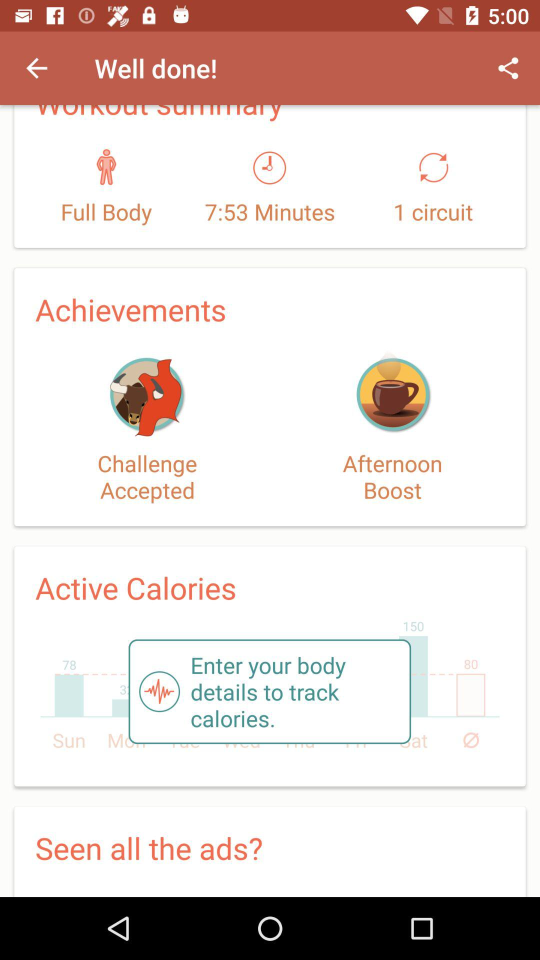
#> input picture code/WORKPLACE/rico/data/4.jpg, 1080 x 1920 px (shown at 1/2 size)
$ python block-division.py
#> lines starting #> are read from the running program, lines starting #| are printed output that depends on the picture; after the words box and inside, x2 and y2 are one past the last pixel; in counts of white or black regions, pixels touching at a corner belong together
### code/WORKPLACE/rico/ip_preprocessing.py
import cv2
import numpy as np

from CONFIG_UIED import Config
C = Config()


# [20 lines left out: function read_img, not called in this run]


def gray_to_gradient(img):
    if len(img.shape) == 3:
        img = cv2.cvtColor(img, cv2.COLOR_BGR2GRAY)
    row, column = img.shape[0], img.shape[1]
    img_f = np.copy(img)
    img_f = img_f.astype("float")

    gradient = np.zeros((row, column))
    for x in range(row - 1):
        for y in range(column - 1):
            gx = abs(img_f[x + 1, y] - img_f[x, y])
            gy = abs(img_f[x, y + 1] - img_f[x, y])
            gradient[x, y] = gx + gy
    gradient = gradient.astype("uint8")
    return gradient


def grad_to_binary(grad, min):
    rec, bin = cv2.threshold(grad, min, 255, cv2.THRESH_BINARY)
    return bin


# [6 lines left out: function reverse_binary, not called in this run]


def preprocess(gray, grad_min=C.THRESHOLD_MIN_GRADIENT):
    grad = gray_to_gradient(gray)        # get RoI with high gradient
    binary = grad_to_binary(grad, grad_min)   # enhance the RoI
    close = cv2.morphologyEx(binary, cv2.MORPH_CLOSE, (5, 5))   # remove noises
    dilate = cv2.morphologyEx(close, cv2.MORPH_DILATE, (3, 3))
    return dilate

### code/WORKPLACE/rico/ip_detection_utils.py
import numpy as np
import cv2
from collections import Counter

import ip_draw as draw


# detect object(connected region)
# [19 lines left out: function boundary_bfs_connected_area, not called in this run]


# get the bounding boundary of an object(region)
# @boundary: [top, bottom, left, right]
# -> up, bottom: (column_index, min/max row border)
# -> left, right: (row_index, min/max column border) detect range of each row
def boundary_get_boundary(area):
    border_up, border_bottom, border_left, border_right = {}, {}, {}, {}
    for point in area:
        # point: (row_index, column_index)
        # up, bottom: (column_index, min/max row border) detect range of each column
        if point[1] not in border_up or border_up[point[1]] > point[0]:
            border_up[point[1]] = point[0]
        if point[1] not in border_bottom or border_bottom[point[1]] < point[0]:
            border_bottom[point[1]] = point[0]
        # left, right: (row_index, min/max column border) detect range of each row
        if point[0] not in border_left or border_left[point[0]] > point[1]:
            border_left[point[0]] = point[1]
        if point[0] not in border_right or border_right[point[0]] < point[1]:
            border_right[point[0]] = point[1]

    boundary = [border_up, border_bottom, border_left, border_right]
    # descending sort
    for i in range(len(boundary)):
        boundary[i] = [[k, boundary[i][k]] for k in boundary[i].keys()]
        boundary[i] = sorted(boundary[i], key=lambda x: x[0])
    return boundary


# check if an object is so slim
# @boundary: [border_up, border_bottom, border_left, border_right]
# -> up, bottom: (column_index, min/max row border)
# -> left, right: (row_index, min/max column border) detect range of each row
# [32 lines left out: function clipping_by_line, not called in this run]


def boundary_is_line(boundary, min_line_thickness):
    """
    If this object is line by checking its boundary
    :param boundary: boundary: [border_top, border_bottom, border_left, border_right]
                                -> top, bottom: list of (column_index, min/max row border)
                                -> left, right: list of (row_index, min/max column border) detect range of each row
    :param min_line_thickness:
    :return: Boolean
    """
    # horizontally
    slim = 0
    for i in range(len(boundary[0])):
        if abs(boundary[1][i][1] - boundary[0][i][1]) <= min_line_thickness:
            slim += 1
    if slim / len(boundary[0]) > 0.8:
        return True
    # vertically
    slim = 0
    for i in range(len(boundary[2])):
        if abs(boundary[2][i][1] - boundary[3][i][1]) <= min_line_thickness:
            slim += 1
    if slim / len(boundary[2]) > 0.8:
        return True

    return False


# i. detect if an object is rectangle by evenness of each border
# ii. add dent detection
# @boundary: [border_up, border_bottom, border_left, border_right]
# -> up, bottom: (column_index, min/max row border)
# -> left, right: (row_index, min/max column border) detect range of each row
def boundary_is_rectangle(boundary, min_rec_evenness, max_dent_ratio):
    dent_direction = [-1, 1, -1, 1]

    flat = 0
    parameter = 0
    for n, border in enumerate(boundary):
        parameter += len(border)
        # dent detection
        pit = 0  # length of pit
        depth = 0  # the degree of surface changing
        if n <= 1:
            adj_side = max(len(boundary[2]), len(boundary[3]))  # get maximum length of adjacent side
        else:
            adj_side = max(len(boundary[0]), len(boundary[1]))

        # -> up, bottom: (column_index, min/max row border)
        # -> left, right: (row_index, min/max column border) detect range of each row
        abnm = 0
        for i in range(len(border) - 1):
            # calculate gradient
            difference = border[i][1] - border[i + 1][1]
            # the degree of surface changing
            depth += difference
            # ignore noise at the start of each direction
            # if i / len(border) < 0.1 and abs(difference) / adj_side > 0.5:
            #     depth = 0  # reset

            # print(depth, abs(depth) / adj_side)
            # if the change of the surface is too large, count it as part of abnormal change
            if abs(depth) / adj_side > 0.5:
                abnm += 1    # count the size of the abnm
                # if the abnm is too big, the shape should not be a rectangle
                if abnm / len(border) > 0.1:
                    return False
                continue
            else:
                # reset the abnm if the depth back to normal
                abnm = 0

            # if sunken and the surface changing is large, then counted as pit
            if dent_direction[n] * depth > 0 and abs(depth) / adj_side > 0.15:
                pit += 1
                continue

            # if the surface is not changing to a pit and the gradient is zero, then count it as flat
            if abs(difference) == 0:
                flat += 1

        # if the pit is too big, the shape should not be a rectangle
        if pit / len(border) > max_dent_ratio:
            return False
    # ignore text and irregular shape
    if (flat / parameter) < min_rec_evenness:
        return False
    return True


# @corners: [(top_left, bottom_right)]
# -> top_left: (column_min, row_min)
# -> bottom_right: (column_max, row_max)
# [230 lines left out: functions corner_relation, corner_relation_nms, corner_cvt_relative_position, line_check_perpendicular, line_shrink_corners, line_cvt_relative_position, not called in this run]

### code/WORKPLACE/rico/ip_detection.py
import cv2
import numpy as np

import ip_draw as draw
import ip_preprocessing as pre
import ip_detection_utils as util
# import ocr_classify_text as ocr
from CONFIG_UIED import Config

C = Config()


def get_corner(boundaries):
    """
    Get the top left and bottom right points of boundary
    :param boundaries: boundary: [top, bottom, left, right]
                        -> up, bottom: (column_index, min/max row border)
                        -> left, right: (row_index, min/max column border) detect range of each row
    :return: corners: [(top_left, bottom_right)]
                        -> top_left: (column_min, row_min)
                        -> bottom_right: (column_max, row_max)
    """
    corners = []
    for boundary in boundaries:
        top_left = (min(boundary[0][0][0], boundary[1][-1][0]), min(boundary[2][0][0], boundary[3][-1][0]))
        bottom_right = (max(boundary[0][0][0], boundary[1][-1][0]), max(boundary[2][0][0], boundary[3][-1][0]))
        corner = (top_left, bottom_right)
        corners.append(corner)
    return corners


# [502 lines left out: functions select_corner, merge_corner, strip_img, compo_in_img, block_or_compo, compo_irregular and 5 more, not called in this run]

### code/WORKPLACE/rico/CONFIG_UIED.py
class Config:

    def __init__(self):
        # Adjustable
        self.THRESHOLD_MIN_GRADIENT = 4             # dribbble:4 rico:4 web:1
        self.THRESHOLD_BLOCK_MIN_EDGE_LENGTH = 210   # dribbble:68 rico:210 web:70
        self.THRESHOLD_UICOMPO_MAX_W_H_RATIO = 10   # dribbble:10 rico:10 web:22
        self.THRESHOLD_MIN_IOU = 0.1              # dribbble:0.003 rico:0.1 web:0.1

        # *** Frozen ***
        self.THRESHOLD_OBJ_MIN_AREA = 175
        self.THRESHOLD_OBJ_MIN_PERIMETER = 120
        self.THRESHOLD_REC_MIN_EVENNESS = 0.66
        self.THRESHOLD_REC_MIN_EVENNESS_STRONG = 0.7
        self.THRESHOLD_REC_MAX_DENT_RATIO = 0.1
        self.THRESHOLD_BLOCK_MAX_BORDER_THICKNESS = 8
        self.THRESHOLD_BLOCK_MAX_CROSS_POINT = 0.1
        self.THRESHOLD_UICOMPO_MIN_W_H_RATIO = 0.4
        self.THRESHOLD_TEXT_MAX_WORD_GAP = 10
        self.THRESHOLD_TEXT_MAX_HEIGHT = 100
        self.THRESHOLD_TEXT_MAX_WIDTH = 150
        self.THRESHOLD_LINE_THICKNESS = 5
        self.THRESHOLD_LINE_MIN_LENGTH_H = 50
        self.THRESHOLD_LINE_MIN_LENGTH_V = 50
        self.OCR_PADDING = 5
        self.OCR_MIN_WORD_AREA = 0.45

        self.COLOR = {'block': (0, 255, 0), 'img': (0, 0, 255), 'icon': (255, 166, 166), 'input': (255, 166, 0),
                      'text': (77, 77, 255), 'search': (255, 0, 166), 'list': (166, 0, 255), 'select': (166, 166, 166),
                      'button': (0, 166, 255)}

### code/WORKPLACE/UIED-RICO/config/CONFIG_UIED.py
class Config:

    def __init__(self):
        # Adjustable
        self.THRESHOLD_PRE_GRADIENT = 4             # dribbble:4 rico:4 web:1
        self.THRESHOLD_OBJ_MIN_AREA = 60
        self.THRESHOLD_OBJ_MIN_PERIMETER = 0
        self.THRESHOLD_BLOCK_GRADIENT = 8

        # *** Frozen ***
        self.THRESHOLD_REC_MIN_EVENNESS = 0.7
        self.THRESHOLD_REC_MAX_DENT_RATIO = 0.25
        self.THRESHOLD_LINE_THICKNESS = 8
        self.THRESHOLD_LINE_MIN_LENGTH = 0.9
        self.THRESHOLD_COMPO_MAX_SCALE = (0.1, 0.95)  # (80/800, 422.5/450) maximum height and width ratio for a atomic compo (button)
        self.THRESHOLD_TEXT_MAX_WORD_GAP = 10
        self.THRESHOLD_TEXT_MAX_HEIGHT = 0.05  # 40/800 maximum height of text
        self.THRESHOLD_TOP_BOTTOM_BAR = (0.045, 0.94)  # (36/800, 752/800) height ratio of top and bottom bar
        self.THRESHOLD_BLOCK_MIN_HEIGHT = 0.03  # 24/800

        # obsolete
        self.THRESHOLD_BLOCK_MAX_BORDER_THICKNESS = 8
        self.THRESHOLD_BLOCK_MAX_CROSS_POINT = 0.1
        self.THRESHOLD_UICOMPO_MIN_W_H_RATIO = 0.4
        self.THRESHOLD_TEXT_MAX_WIDTH = 150
        self.THRESHOLD_LINE_MIN_LENGTH_H = 50
        self.THRESHOLD_LINE_MIN_LENGTH_V = 50
        self.OCR_PADDING = 5
        self.OCR_MIN_WORD_AREA = 0.45

        self.THRESHOLD_MIN_IOU = 0.1              # dribbble:0.003 rico:0.1 web:0.1
        self.THRESHOLD_BLOCK_MIN_EDGE_LENGTH = 210   # dribbble:68 rico:210 web:70
        self.THRESHOLD_UICOMPO_MAX_W_H_RATIO = 10   # dribbble:10 rico:10 web:22

        self.COLOR = {'Button': (0, 255, 0), 'CheckBox': (0, 0, 255), 'Chronometer': (255, 166, 166), 'EditText': (255, 166, 0),
                      'ImageButton': (77, 77, 255), 'ImageView': (255, 0, 166), 'ProgressBar': (166, 0, 255), 'RadioButton': (166, 166, 166),
                      'RatingBar': (0, 166, 255), 'SeekBar': (0, 166, 10), 'Spinner': (50, 21, 255),
                      'Switch': (80, 166, 66), 'ToggleButton': (0, 66, 80), 'VideoView': (88, 66, 0), 'TextView': (169, 255, 0)}

### code/WORKPLACE/rico/block-division.py
import cv2
import numpy as np
from random import randint as rint
import time

import ip_preprocessing as pre
import ip_detection_utils as util
import ip_detection as det
import ip_draw as draw
import ip_segment as seg


def draw_region(region, broad):
    color = (rint(0,255), rint(0,255), rint(0,255))
    for point in region:
        broad[point[0], point[1]] = color


def shrink(img, ratio=3.5):
    img_shrink = cv2.resize(img, (int(img.shape[1] / ratio), int(img.shape[0] / ratio)))
    return img_shrink


def block_division(grey, show=False):
    '''
    :param grey: grey-scale of original image
    :return: corners: list of [(top_left, bottom_right)]
                        -> top_left: (column_min, row_min)
                        -> bottom_right: (column_max, row_max)
    '''

    def flood_fill_bfs(img, x_start, y_start, mark):
        '''
        Identify the connected region based on the background color
        :param img: grey-scale image
        :param x_start: row coordinate of start position
        :param y_start: column coordinate of start position
        :param mark: record passed points
        :return: region: list of connected points
        '''
        def neighbor(x, y):
            for i in range(x - 1, x + 2):
                if i < 0 or i >= img.shape[0]: continue
                for j in range(y - 1, y + 2):
                    if j < 0 or j >= img.shape[1]: continue
                    if mark[i, j] == 0 and abs(img[i, j] - img[x, y]) < 8:
                        stack.append([i, j])
                        mark[i, j] = 255
        stack = [[x_start, y_start]]  # points waiting for inspection
        region = [[x_start, y_start]]  # points of this connected region
        mark[x_start, y_start] = 255  # drawing broad
        while len(stack) > 0:
            point = stack.pop()
            region.append(point)
            neighbor(point[0], point[1])
        return region

    blocks = []
    mask = np.zeros((grey.shape[0], grey.shape[1]), dtype=np.uint8)
    broad = np.zeros((grey.shape[0], grey.shape[1], 3), dtype=np.uint8)

    row, column = grey.shape[0], grey.shape[1]
    for x in range(row):
        for y in range(column):
            if mask[x, y] == 0:
                region = flood_fill_bfs(grey, x, y, mask)
                # ignore small regions
                if len(region) < 500:
                    continue
                # get the boundary of this region
                boundary = util.boundary_get_boundary(region)
                # ignore lines
                if util.boundary_is_line(boundary, 5):
                    continue
                # ignore non-rectangle as blocks must be rectangular
                if not util.boundary_is_rectangle(boundary, 0.66, 0.25):
                    continue
                blocks.append(boundary)
                draw_region(region, broad)
    if show:
        cv2.imshow('broad', broad)
        cv2.waitKey()

    blocks_corner = det.get_corner(blocks)
    return blocks_corner


def block_clip(org, blocks_corner, show=False):
    blocks_clip = seg.clipping(org, blocks_corner, show)
    return blocks_clip


def block_erase(binary, blocks_corner, show=False, pad=3):
    bin_org = binary.copy
    for block in blocks_corner:
        ((column_min, row_min), (column_max, row_max)) = block
        column_min = max(column_min - pad, 0)
        column_max = min(column_max + pad, binary.shape[1])
        row_min = max(row_min - pad, 0)
        row_max = min(row_max + pad, binary.shape[0])
        cv2.rectangle(binary, (column_min, row_min), (column_max, row_max), (0), -1)

    if show:
        cv2.imshow('before', bin_org)
        cv2.imshow('after', binary)
        cv2.waitKey()
    return binary


def main():
    org = cv2.imread('data/4.jpg')
#> org is the input picture: shape (1920, 1080, 3); mean B, G, R 210.8, 214.1, 226.1
    org = shrink(org)
    grey = cv2.cvtColor(org, cv2.COLOR_BGR2GRAY)
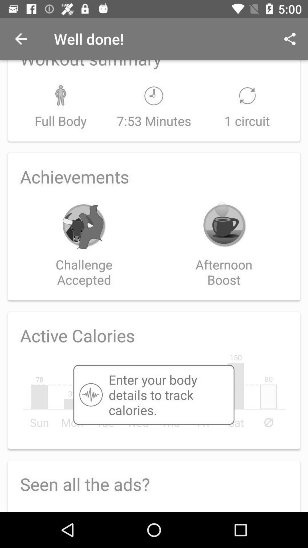
#> grey: shape (548, 308); min 0, max 255, mean 217.3
    binary = pre.preprocess(grey)
#> after the loop in gray_to_gradient, `for x in range(row - 1):`:
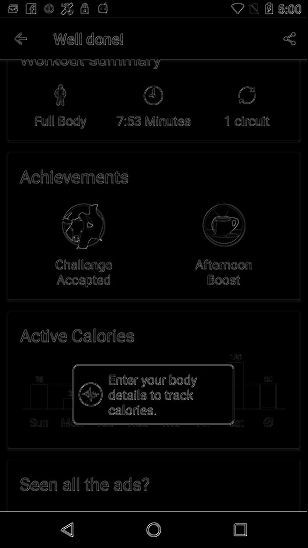
#> gradient: shape (548, 308) float64; min 0, max 449, mean 8.6; drawn with min black and max white
#> in gray_to_gradient, `gradient = gradient.astype("uint8")`:
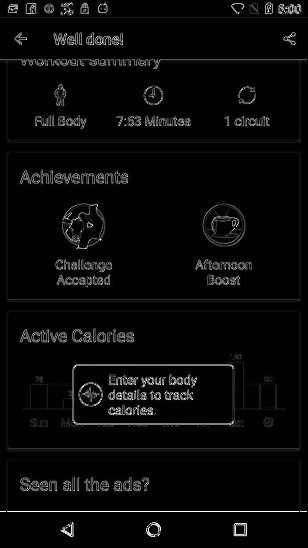
#> gradient: shape (548, 308); min 0, max 255, mean 8.4
#> in grad_to_binary, `rec, bin = cv2.threshold(grad, min, 255, cv2.THRESH_BINARY)`:
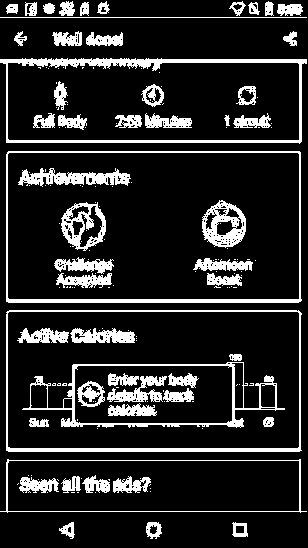
#> bin: shape (548, 308); 15.3% white; 163 white regions (109 under 20 px), largest, box (x1, y1, x2, y2) and area: (0, 58, 307, 144) 2955, (6, 151, 302, 303) 2350, (6, 310, 302, 452) 2310
#> in grad_to_binary, `rec, bin = cv2.threshold(grad, min, 255, cv2.THRESH_BINARY)`: rec = 4
#> in preprocess, `close = cv2.morphologyEx(binary, cv2.MORPH_CLOSE, (5, 5))`:
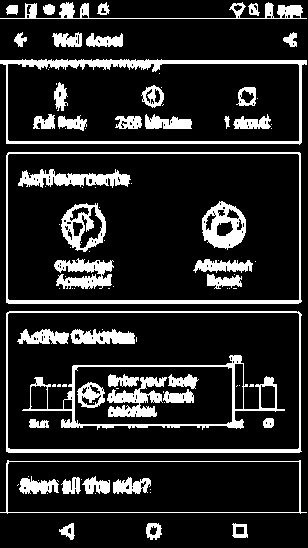
#> close: shape (548, 308); 15.9% white; 99 white regions (54 under 20 px), largest, box (x1, y1, x2, y2) and area: (0, 59, 307, 145) 3000, (6, 152, 302, 304) 2350, (6, 311, 302, 453) 2311
#> in preprocess, `dilate = cv2.morphologyEx(close, cv2.MORPH_DILATE, (3, 3))`:
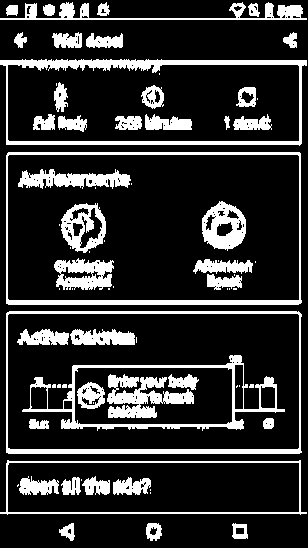
#> dilate: shape (548, 308); 18.9% white; 74 white regions (31 under 20 px), largest, box (x1, y1, x2, y2) and area: (0, 59, 307, 146) 3605, (6, 152, 302, 305) 2937, (6, 311, 302, 454) 2899

    blocks_corner = block_division(grey, show=False)
#> the loop in get_corner, `for boundary in boundaries:` made 3 passes

    block_erase(binary, blocks_corner)
#> the loop in block_erase, `for block in blocks_corner:` made 3 passes
#> block on passes 1 to 3: ((0, 0), (307, 15)), ((0, 18), (307, 64)), ((0, 513), (307, 547))
#> after the loop in block_erase, `for block in blocks_corner:`:
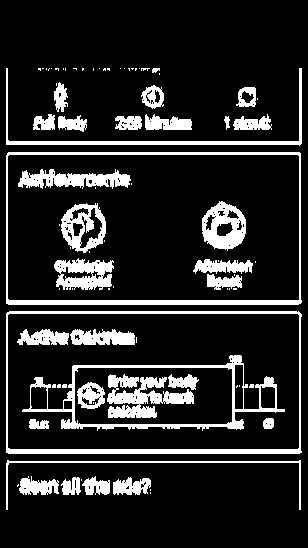
#> binary: shape (548, 308); 15.3% white; 84 white regions (52 under 20 px), largest, box (x1, y1, x2, y2) and area: (6, 152, 302, 305) 2937, (6, 311, 302, 454) 2899, (22, 355, 285, 431) 2636


if __name__ == '__main__':
    start = time.clock()
    main()
    print(time.clock() - start)
